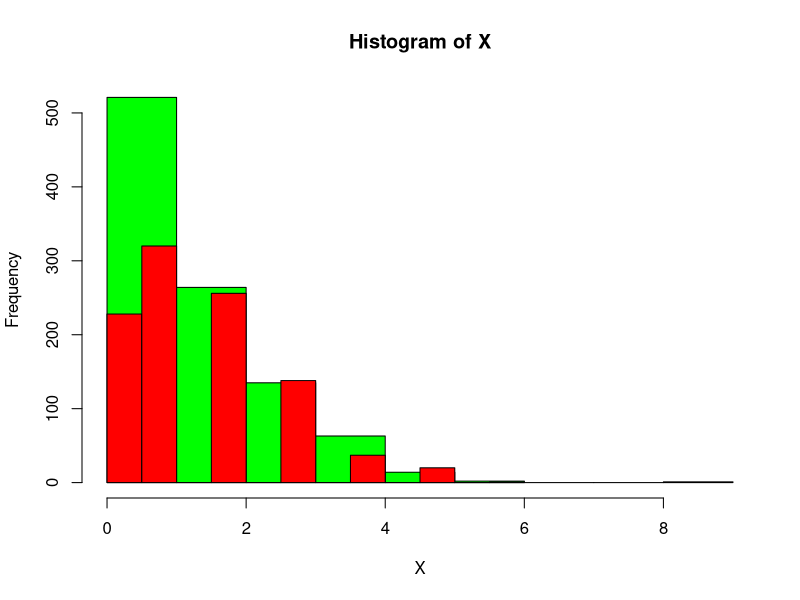
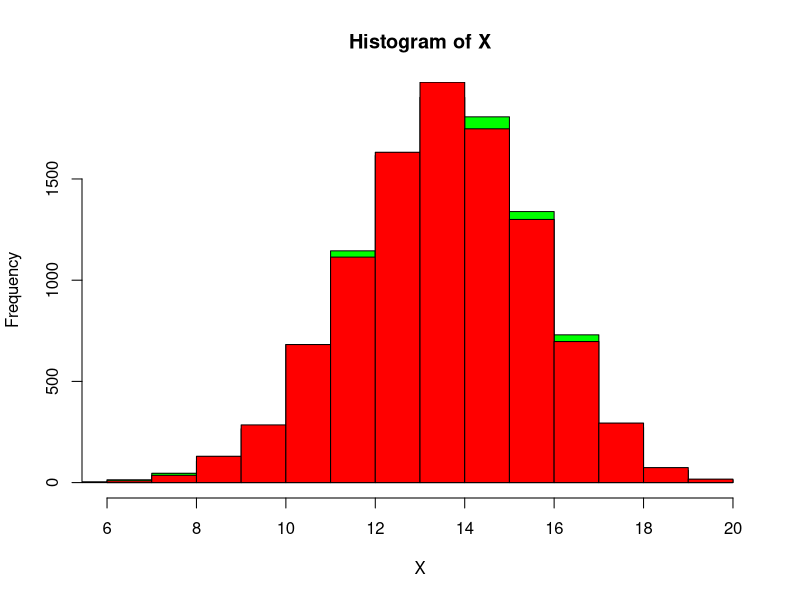

The R source for these figures, in order:
# Simulare metoda inversa pentru v.a. discrete - Repartitia Poisson

# Demonstratie relatie de recurenta
# pj+1 = lambda/(j+1) * pj
# stim ca pj = lambda^j * exp(-lambda) / j!
# pj+1/pj = (lambda^(j+1) * exp(-lambda) * j!) / ((j+1)! * lambda^j * exp(-lambda))=lambda/(j+1)
# deci pj+1 = lambda/(j+1) * pj

# Simulam X ~ Pois(lambda)
simulare_pois <- function(lambda) {
  i <- 0
  p <- exp(-lambda)
  F <- p
  U <- runif(1)
  while (U >= F) {
    p = (lambda * p)/(i + 1)
    F = F + p
    i = i + 1
  }
  i # i da valoarea lui X
}


lambda <- 1.5
X <- simulare_pois(lambda)


# Simulam n valori din aceasta repartitie poisson
simulare_pois_n <- function(n, lambda) {
  x <- 1:n
  # vrem sa apelam functia simulare_pois de n ori
  f_aux <- function(ceva=1) {
    simulare_pois(lambda)
  }
  sapply(x, f_aux)
}

n <-  10^3
X <- simulare_pois_n(n, lambda)

hist(X, col="green")
X1 <- rpois(n, lambda)
hist(X1, add=T, col="red")



#########################################################################

# Simulare metoda inversa pentru v.a. discrete - Repartitia Binomiala

# Demonstratie relatie de recurenta
# pj+1 = (n-j)/(j+1) * p/(1-p) * pj
# stim ca pj = n!/(j! * (n-j)!) * p^j * (1-p)^(n-j)
# pj+1/pj = (n! * p^(j+1) * (1-p)^(n-j-1) * j! * (n-j)!) / (n! * p^j * (1-p)^(n-j) * (j+1)! * (n-j-1)!)
# deci pj+1 = (n-j)/(j+1) * p/(1-p) * pj

# Simulam X ~ Binom(n, p)
simulare_binom <- function(n, p) {
  c <- p / (1 - p)
  i <- 0
  prob <- (1 - p) ^ n
  U <- runif(1)
  
  while (U >= F) {
    prob = c * (n - i) / (i + 1) * prob
    F = F + prob
    i = i + 1
  }
  i # i da valoarea lui X
}


p <- 0.7
n <- 20
X <- simulare_binom(n, p)

# Simulam m valori din aceasta repartitie binomiala
simulare_binom_m <- function(m, n, p) {
  x <- 1:m
  # vrem sa apelam functia simulare_binom de m ori
  f_aux <- function(ceva=1) {
    simulare_binom(n, p)
  }
  sapply(x, f_aux)
}

m <-  10^4
X <- simulare_binom_m(m, n, p)

hist(X, col="green")
X1 <- rbinom(m, n, p)
hist(X1, add=T,col="red")

